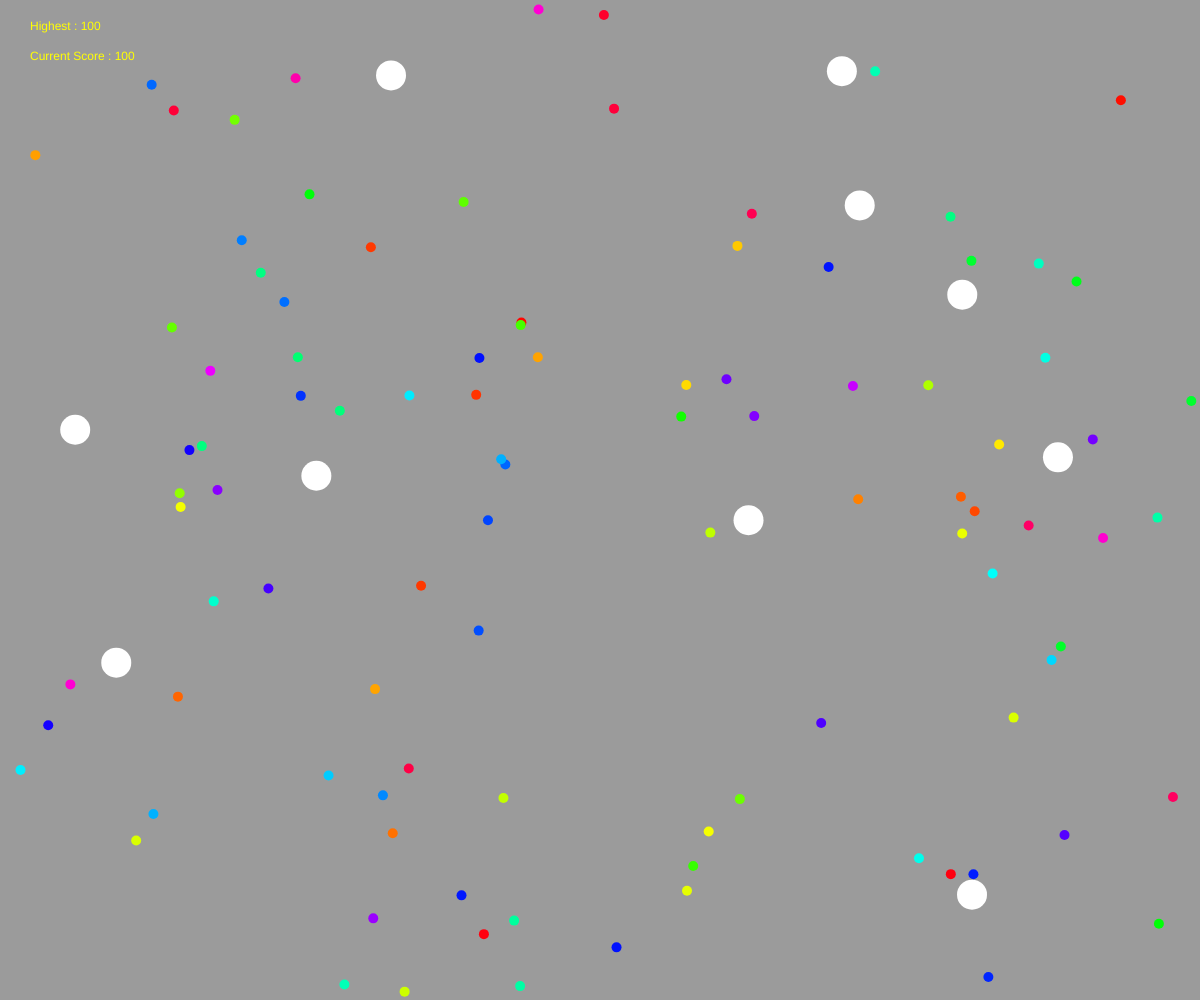
Frame 1 (no input)
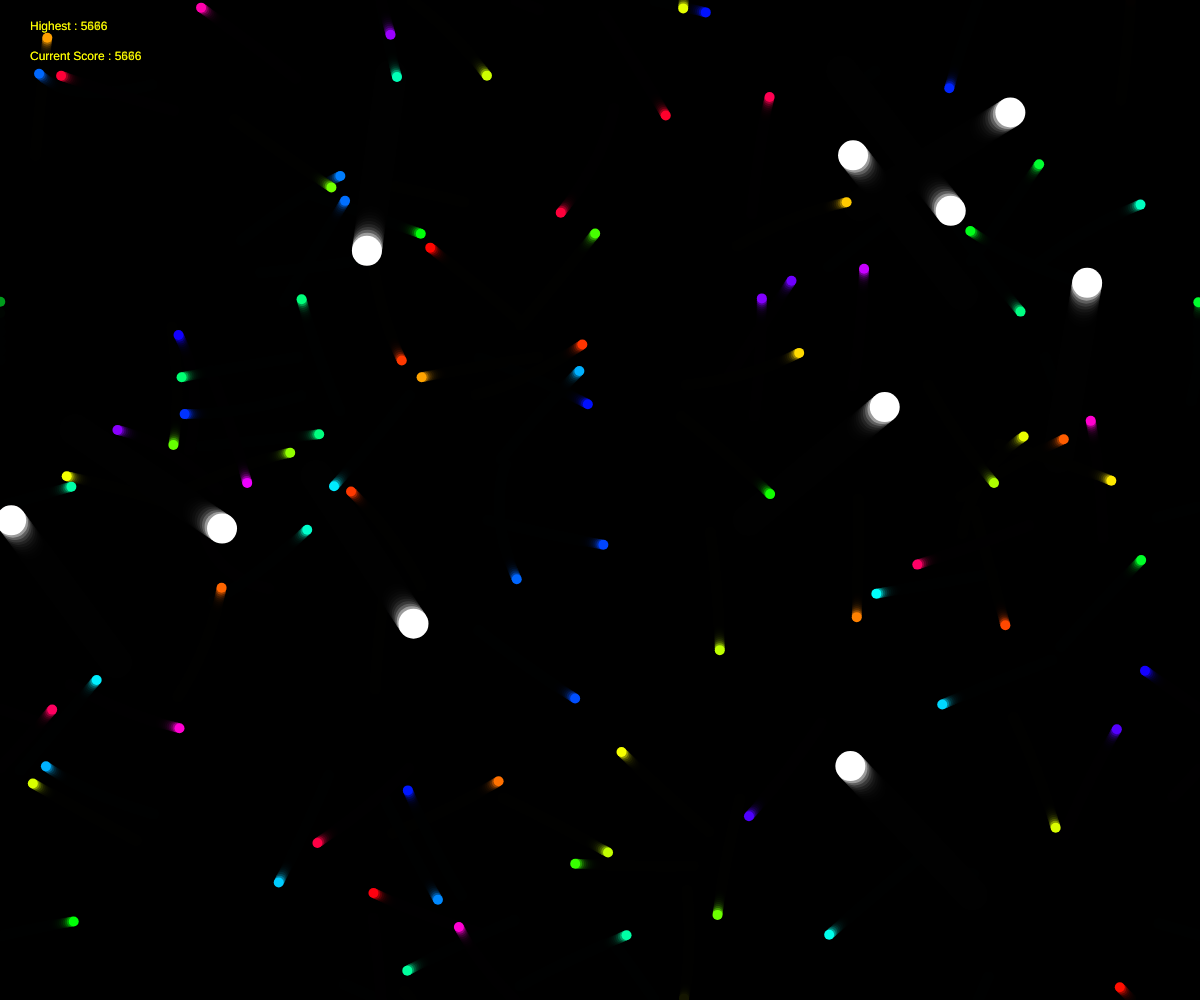
Frame 60 (no input)
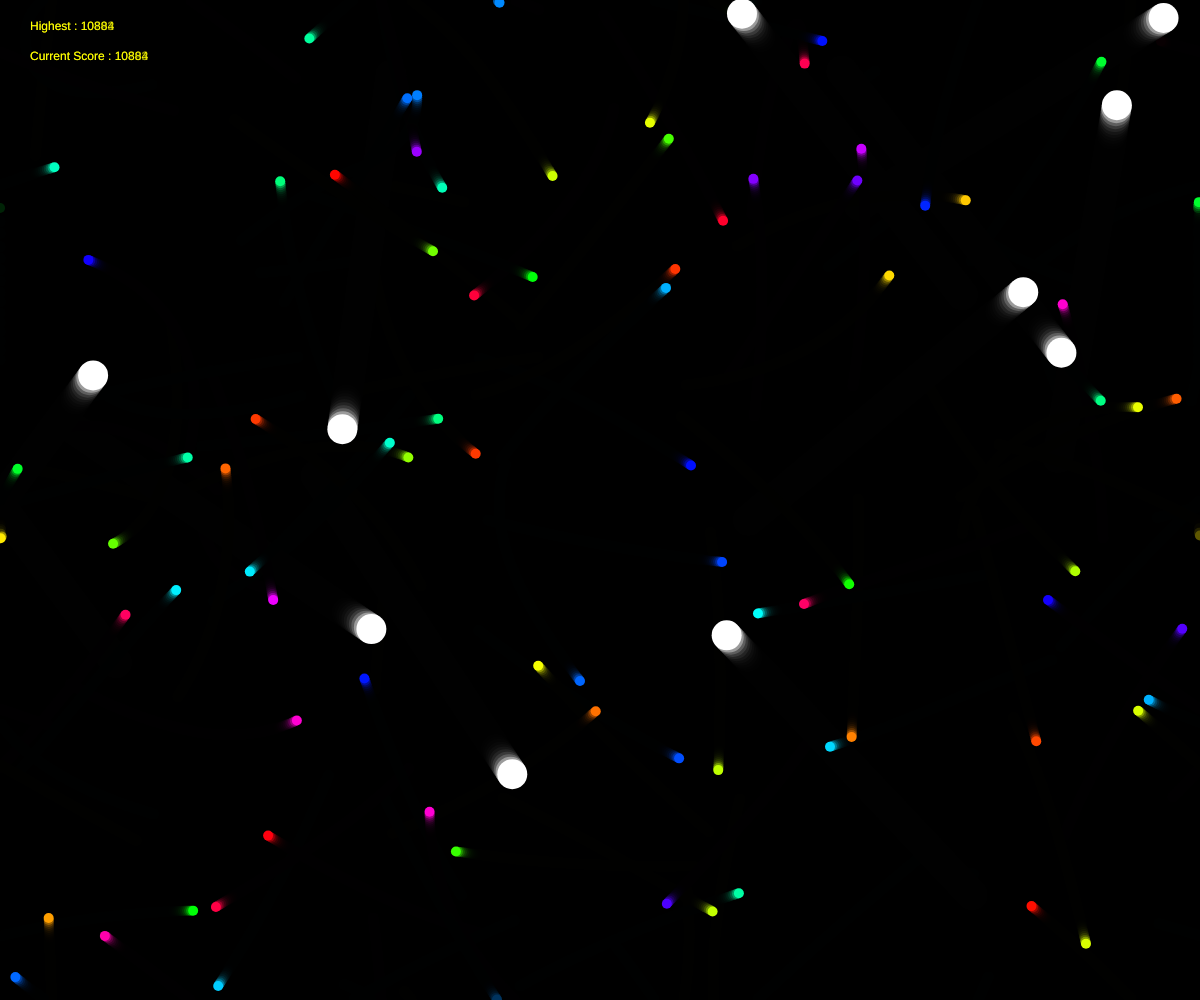
Frame 120 (the mouse pressed at the canvas centre since frame 60)

The p5.js sketch that drew these frames (run headless with seeded random() and noise() and a simulated clock; from frame 60 on, the mouse is pressed at the canvas centre):

// p5.js sketch
// ── sketch.js
const N_ENEMY = 10
const N_AGENT = 100
const MUTATION_RATE = 0.005

let enemies = []
let agents = []
let highest = 0

function setup() {
	// frameRate(1)
	createCanvas(windowWidth, windowHeight);
	for (let i = 0; i < N_ENEMY; i++) {
		enemies.push(new Enemy())
	}

	for (let i = 0; i < N_AGENT; i++) {
		agents.push(new Agent(N_ENEMY))
	}
}

function getParent(val) {
	let parents = agents
	.sort((a, b) => b.age - a.age)
	.slice(0, 10)
	for (let agent of parents) {
		if (val < agent.age) return agent
		else val -= agent.age
	}
}

function reborn() {
	let sumAge = agents
	.sort((a, b) => b.age - a.age)
	.slice(0, 10)	
	.reduce((sum, agent) => sum + agent.age, 0)
	let newAgents = []
	for (let i = 0; i < N_AGENT; i++) {
		let r = random(sumAge)
		let parent = getParent(random(sumAge))
		newAgents.push(new Agent(N_ENEMY, parent))
	}
	agents = newAgents
}

function draw() {
	background(0, 100)

	for (let enemy of enemies) {
		enemy.update()
		enemy.show()
	}

	for (let agent of agents) {
		if (agent.alive) {
			agent.update(enemies)
			agent.check(enemies)
			agent.show()
		}
	}

	if (agents.filter(agent => agent.alive).length <= 0) {
		reborn()
	}

	let totalAge = agents.reduce((sum, agent) => sum + agent.age, 0)
	if(totalAge > highest) {
		highest = totalAge
	}

	fill(255, 255, 0)
	text(`Highest : ${highest}`, 30, 30)
	text(`Current Score : ${totalAge}`, 30, 60)

}
// ── agent.js
class Agent {

  constructor(nEnemy, parent) {
    this.brain = new Brain(6 + nEnemy * 4, nEnemy, nEnemy, 2)
    if(parent) this.brain.inherit(parent.brain)
    this.pos = createVector(random(width), random(height))
    this.hue = random(100)
    this.size = 10
    this.age = 0
    this.alive = true
  }

  update(enemies) {
    this.age += 1
    let input = enemies.reduce(
      (temp, enemy) => [
        ...temp,
        enemy.pos.x,
        enemy.pos.y,
        enemy.vel.x,
        enemy.vel.y
      ],
      [
        this.pos.x,
        this.pos.y,
        this.pos.x,
        this.pos.y,
        this.pos.x,
        this.pos.y,
      ]
    )
    let [dx, dy] = this.brain.predict(input)
    let vel = createVector(dx, dy)
    vel.limit(2)
    this.pos.add(vel)
    
    this.pos.x = (this.pos.x + width) % width
    this.pos.y = (this.pos.y + height) % height
  }

  show() {
    noStroke()
    push()
    colorMode(HSB, 100)
    fill(this.hue, 100, 100)
    ellipse(this.pos.x, this.pos.y, this.size, this.size)
    pop()
  }

  check(enemies) {
    for(let enemy of enemies) {
      if(dist(enemy.pos.x, enemy.pos.y, this.pos.x, this.pos.y) < (this.size + enemy.size) / 2) {
        this.alive = false
      }
    }
    if(this.pos.x > width || this.pos.x < 0 || this.pos.y > height || this.pos.y < 0) {
      this.alive = false
    }
  }

}
// ── brain.js
class Brain {

  constructor(nInput, nHidden1, nHidden2, nOutput) {
    this.nInput = nInput
    this.nHidden1 = nHidden1
    this.nHidden2 = nHidden2
    this.nOutput = nOutput

    this.wIH1 = []
    for(let i=0; i<nHidden1; i++) {
      this.wIH1.push([])
      for(let j=0; j<nInput; j++) {
        this.wIH1[i].push(random(-1, 1))
      }
    }

    this.wIH2 = []
    for(let i=0; i<nHidden2; i++) {
      this.wIH2.push([])
      for(let j=0; j<nHidden1; j++) {
        this.wIH2[i].push(random(-1, 1))
      }
    }

    this.wHO = []
    for(let i=0; i<nOutput; i++) {
      this.wHO.push([])
      for(let j=0; j<nHidden2; j++) {
        this.wHO[i].push(random(-1, 1))
      }
    }
  }

  inherit(parentBrain) {
    for(let i=0; i<this.nHidden1; i++) {
      for(let j=0; j<this.nInput; j++) {
        if(random() < MUTATION_RATE) {
          this.wIH1[i][j] = random(-1,1)
        } else {
          this.wIH1[i][j] = parentBrain.wIH1[i][j]
        }
      }
    }

    for(let i=0; i<this.nHidden2; i++) {
      for(let j=0; j<this.nHidden1; j++) {
        if(random() < MUTATION_RATE) {
          this.wIH2[i][j] = random(-1,1)
        } else {
          this.wIH2[i][j] = parentBrain.wIH2[i][j]
        }
      }
    }

    for(let i=0; i<this.nOutput; i++) {
      for(let j=0; j<this.nHidden2; j++) {
        if(random() < MUTATION_RATE) {
          this.wHO[i][j] = random(-1,1)
        } else {
          this.wHO[i][j] = parentBrain.wHO[i][j]
        }
      }
    }
  }
 
  predict(input) {

    let oHidden1 = []
    for(let wHidden1 of this.wIH1) {
      let sum = 0
      for(let i=0; i<this.nInput; i++) {
        sum += wHidden1[i] * input[i]
      }
      oHidden1.push(sum)
    }

    let oHidden2 = []
    for(let wHidden2 of this.wIH2) {
      let sum = 0
      for(let i=0; i<this.nHidden1; i++) {
        sum += wHidden2[i] * oHidden1[i]
      }
      oHidden2.push(sum)
    }

    let oOutput = []
    for(let wOutput of this.wHO) {
      let sum = 0
      for(let i=0; i<this.nHidden2; i++) {
        sum += wOutput[i] * oHidden2[i]
      }
      oOutput.push(sum)
    }

    return oOutput

  }
  
}
// ── enemy.js
class Enemy {

  constructor() {
    this.pos = createVector(random(width), random(height))
    this.vel = createVector(random(-1, 1), random(-1, 1)).setMag(3)
    this.size = 30
  }

  update() {
    this.pos.add(this.vel)
    if(this.pos.x > width || this.pos.x < 0) this.vel.x *= -1
    if(this.pos.y > height || this.pos.y < 0) this.vel.y *= -1
  }

  show() {
    noStroke()
    fill(255)
    ellipse(this.pos.x, this.pos.y, this.size, this.size)
  }

}
